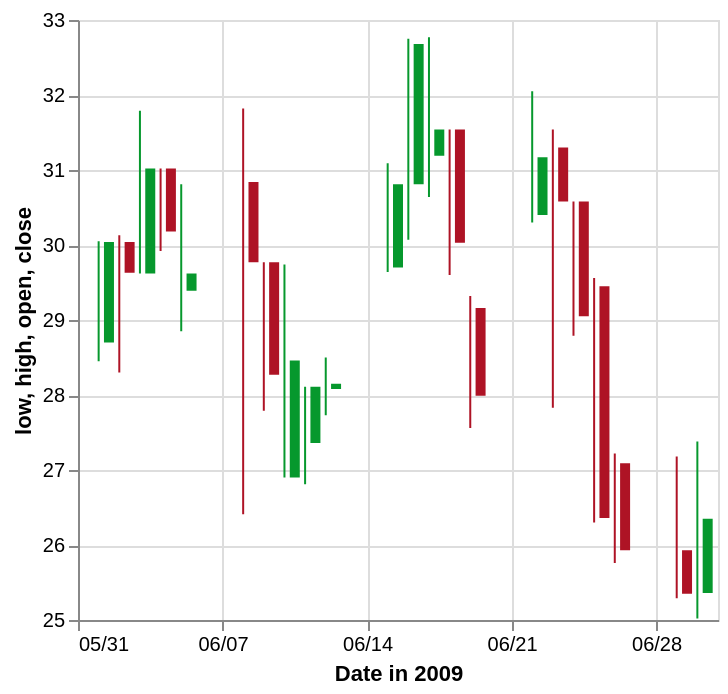

Write a Vega-Lite specification for this figure.
### Vega-Lite specification from a JSON file in a GitHub repository (floating-point values rounded to 4 significant figures)
{"$schema": "https://vega.github.io/schema/vega-lite/v2.json", "width": 320, "description": "A candlestick chart inspired from Protovis(http://mbostock.github.io/protovis/ex/candlestick.html)", "data": {"values": [{"date": "2009-06-01", "open": 28.7, "high": 30.05, "low": 28.45, "close": 30.04, "signal": "short", "ret": -4.894}, {"date": "2009-06-02", "open": 30.04, "high": 30.13, "low": 28.3, "close": 29.63, "signal": "short", "ret": -0.3226}, {"date": "2009-06-03", "open": 29.62, "high": 31.79, "low": 29.62, "close": 31.02, "signal": "short", "ret": 3.687}, {"date": "2009-06-04", "open": 31.02, "high": 31.02, "low": 29.92, "close": 30.18, "signal": "short", "ret": 4.51}, {"date": "2009-06-05", "open": 29.39, "high": 30.81, "low": 28.85, "close": 29.62, "signal": "short", "ret": 6.084}, {"date": "2009-06-08", "open": 30.84, "high": 31.82, "low": 26.41, "close": 29.77, "signal": "short", "ret": 1.254}, {"date": "2009-06-09", "open": 29.77, "high": 29.77, "low": 27.79, "close": 28.27, "signal": "short", "ret": -5.024}, {"date": "2009-06-10", "open": 26.9, "high": 29.74, "low": 26.9, "close": 28.46, "signal": "short", "ret": -5.466}, {"date": "2009-06-11", "open": 27.36, "high": 28.11, "low": 26.81, "close": 28.11, "signal": "short", "ret": -8.374}, {"date": "2009-06-12", "open": 28.08, "high": 28.5, "low": 27.73, "close": 28.15, "signal": "short", "ret": -5.528}, {"date": "2009-06-15", "open": 29.7, "high": 31.09, "low": 29.64, "close": 30.81, "signal": "long", "ret": 3.492}, {"date": "2009-06-16", "open": 30.81, "high": 32.75, "low": 30.07, "close": 32.68, "signal": "short", "ret": 0.155}, {"date": "2009-06-17", "open": 31.19, "high": 32.77, "low": 30.64, "close": 31.54, "signal": "short", "ret": 5.828}, {"date": "2009-06-18", "open": 31.54, "high": 31.54, "low": 29.6, "close": 30.03, "signal": "short", "ret": 8.176}, {"date": "2009-06-19", "open": 29.16, "high": 29.32, "low": 27.56, "close": 27.99, "signal": "short", "ret": 8.599}, {"date": "2009-06-22", "open": 30.4, "high": 32.05, "low": 30.3, "close": 31.17, "signal": "short", "ret": 15.49}, {"date": "2009-06-23", "open": 31.3, "high": 31.54, "low": 27.83, "close": 30.58, "signal": "short", "ret": 11.74}, {"date": "2009-06-24", "open": 30.58, "high": 30.58, "low": 28.79, "close": 29.05, "signal": "long", "ret": -10.42}, {"date": "2009-06-25", "open": 29.45, "high": 29.56, "low": 26.3, "close": 26.36, "signal": "long", "ret": 0}, {"date": "2009-06-26", "open": 27.09, "high": 27.22, "low": 25.76, "close": 25.93, "signal": "long", "ret": 0}, {"date": "2009-06-29", "open": 25.93, "high": 27.18, "low": 25.29, "close": 25.35, "signal": "long", "ret": 5.263}, {"date": "2009-06-30", "open": 25.36, "high": 27.38, "low": 25.02, "close": 26.35, "signal": "long", "ret": 6.738}]}, "layer": [{"mark": "rule", "encoding": {"x": {"field": "date", "type": "temporal", "timeUnit": "yearmonthdate", "scale": {"domain": [{"month": 5, "date": 31, "year": 2009}, {"month": 7, "date": 1, "year": 2009}]}, "axis": {"format": "%m/%d", "title": "Date in 2009"}}, "color": {"condition": {"test": "datum.open < datum.close", "value": "#06982d"}, "value": "#ae1325"}, "y": {"field": "low", "type": "quantitative", "scale": {"zero": false}}, "y2": {"field": "high", "type": "quantitative"}}}, {"mark": "bar", "encoding": {"x": {"field": "date", "type": "temporal", "timeUnit": "yearmonthdate", "scale": {"domain": [{"month": 5, "date": 31, "year": 2009}, {"month": 7, "date": 1, "year": 2009}]}, "axis": {"format": "%m/%d", "title": "Date in 2009"}}, "color": {"condition": {"test": "datum.open < datum.close", "value": "#06982d"}, "value": "#ae1325"}, "y": {"field": "open", "type": "quantitative"}, "y2": {"field": "close", "type": "quantitative"}, "size": {"value": 5}}}]}
